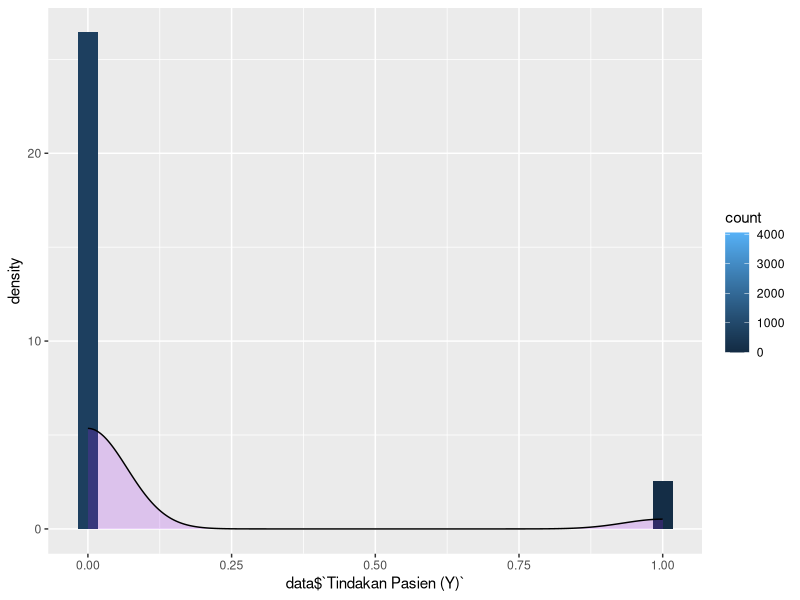
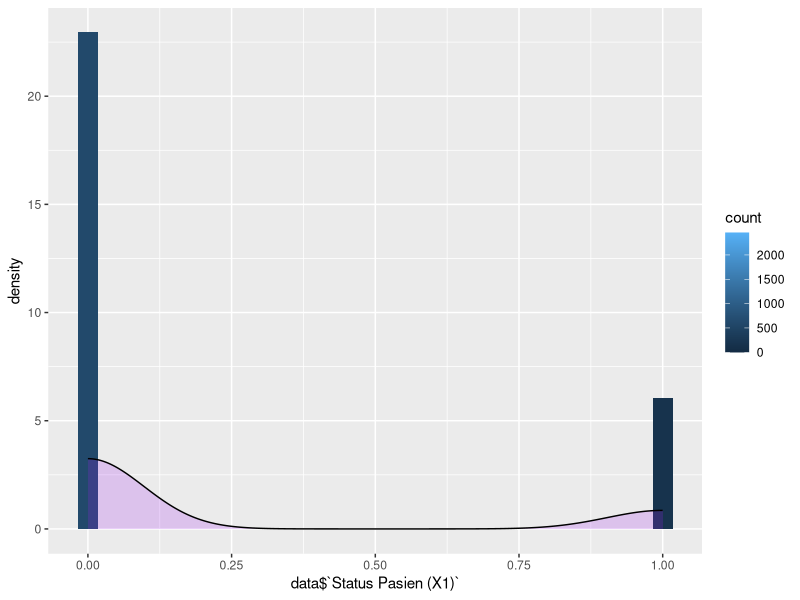
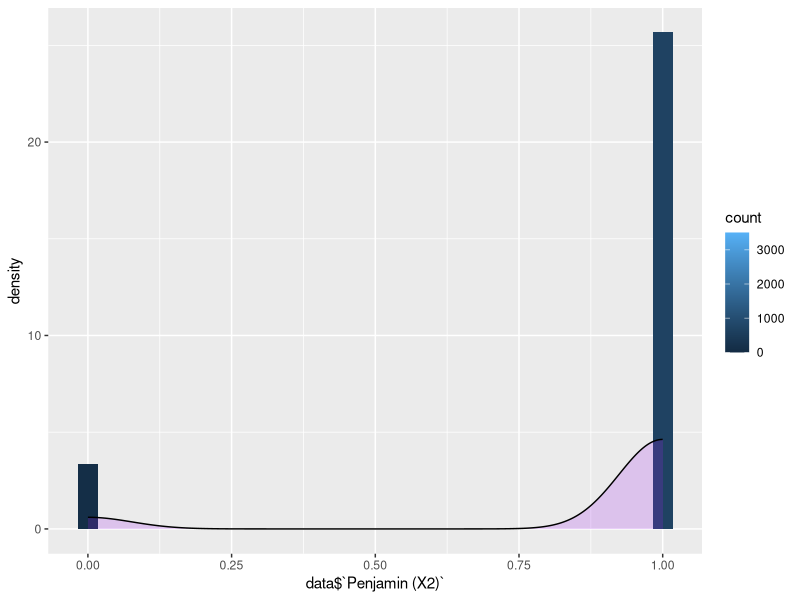
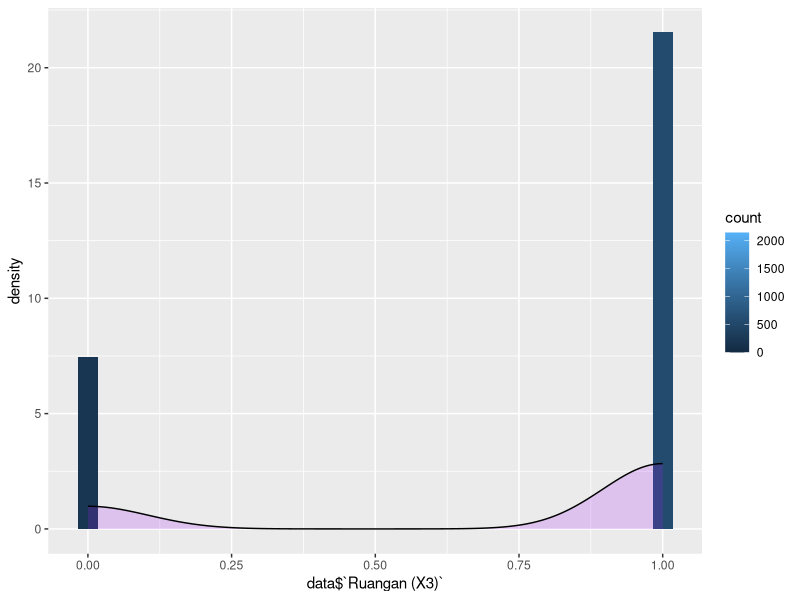
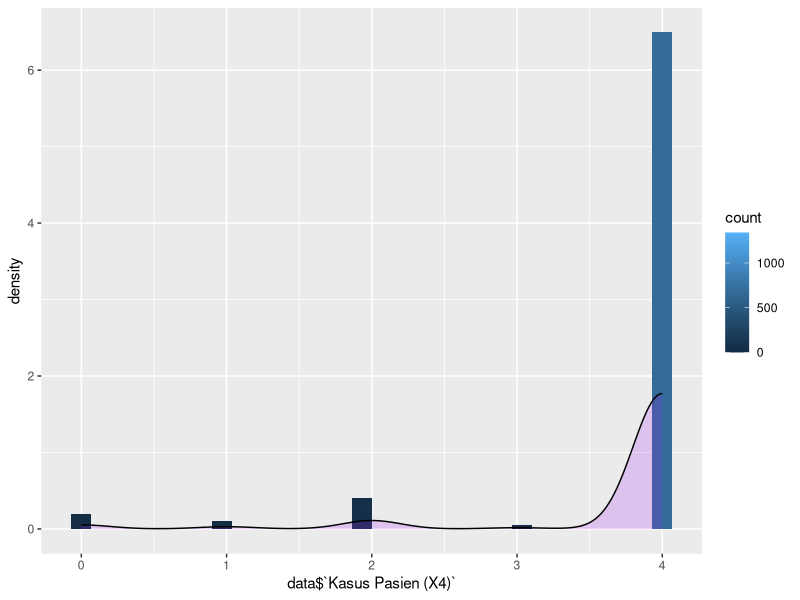
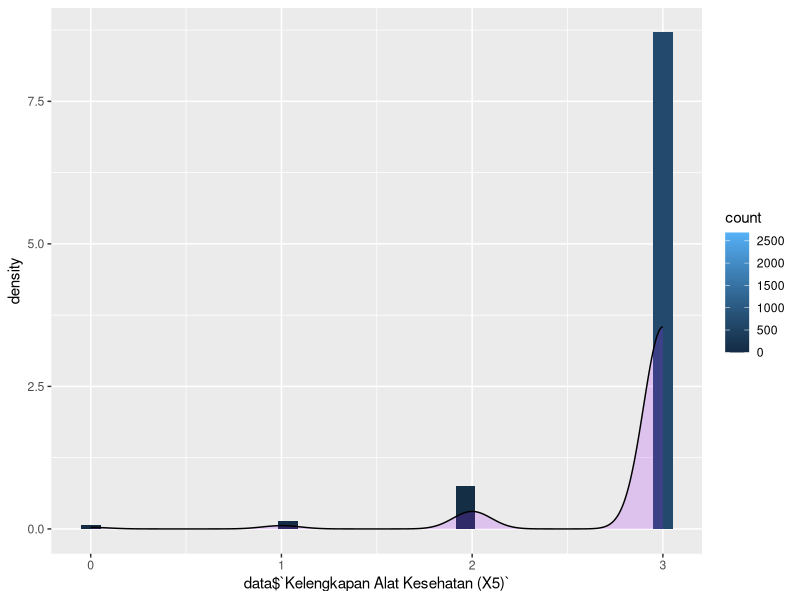
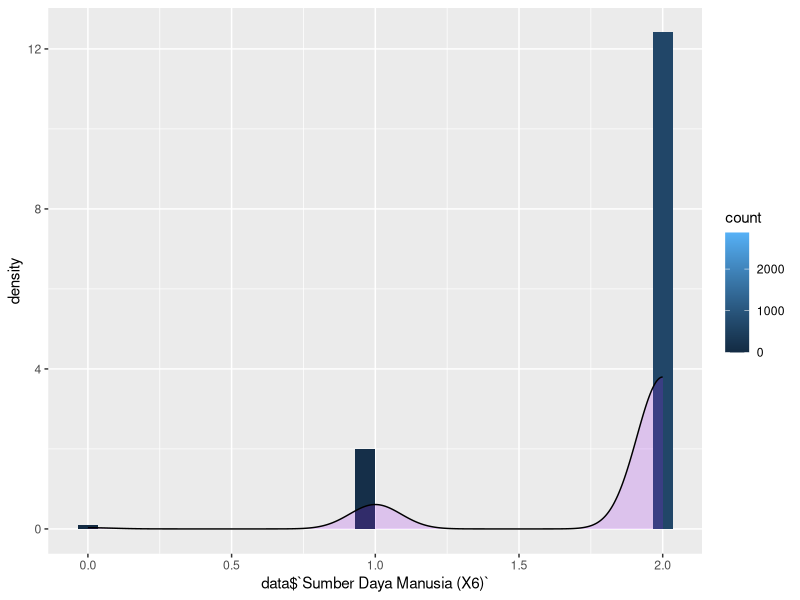
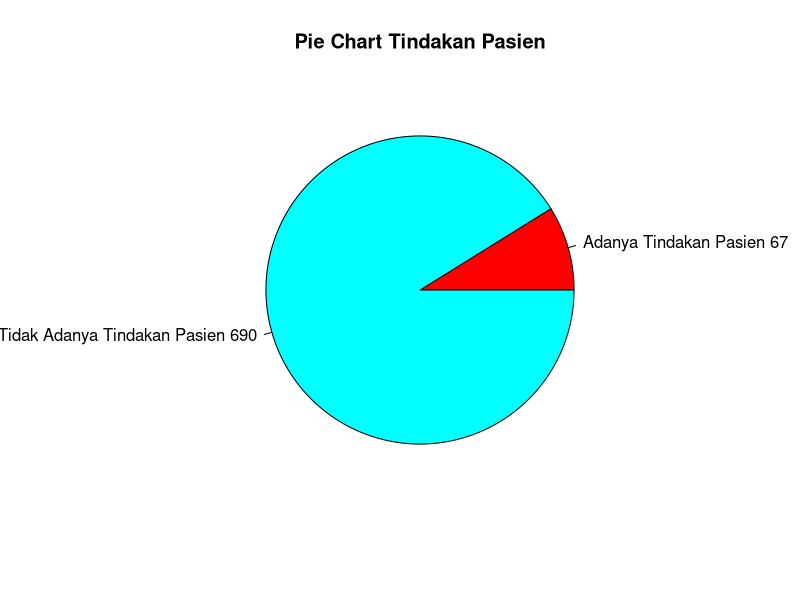

Source code (R) for these figures, in order:
library(ggplot2)
library(readxl)
data <- read_excel("Data tanpa nomor new.xlsx")
head(data)
summary(data)
ggplot(data, aes(data$`Tindakan Pasien (Y)`,fill=..count..)) +
  geom_histogram(aes(y=..density..)) +
  geom_density(alpha=.2, fill="purple")
ggplot(data, aes(data$`Status Pasien (X1)`,fill=..count..)) +
  geom_histogram(aes(y=..density..)) +
  geom_density(alpha=.2, fill="purple")
ggplot(data, aes(data$`Penjamin (X2)`,fill=..count..)) +
  geom_histogram(aes(y=..density..)) +
  geom_density(alpha=.2, fill="purple")
ggplot(data, aes(data$`Ruangan (X3)`,fill=..count..)) +
  geom_histogram(aes(y=..density..)) +
  geom_density(alpha=.2, fill="purple")
ggplot(data, aes(data$`Kasus Pasien (X4)`,fill=..count..)) +
  geom_histogram(aes(y=..density..)) +
  geom_density(alpha=.2, fill="purple")
ggplot(data, aes(data$`Kelengkapan Alat Kesehatan (X5)`,fill=..count..)) +
  geom_histogram(aes(y=..density..)) +
  geom_density(alpha=.2, fill="purple")
ggplot(data, aes(data$`Sumber Daya Manusia (X6)`,fill=..count..)) +
  geom_histogram(aes(y=..density..)) +
  geom_density(alpha=.2, fill="purple")

YES <- sum(data$`Tindakan Pasien (Y)` == 1)
NO <- sum(data$`Tindakan Pasien (Y)` == 0)
slices <- c(YES,NO)
lbls<- c("Adanya Tindakan Pasien","Tidak Adanya Tindakan Pasien")
lbls <- paste(lbls, slices)
lbls <- paste(lbls)
par(mfrow=c(1,1))
pie(slices,labels = lbls, col=rainbow(length(lbls)),
    main="Pie Chart Tindakan Pasien")

cor(data, method="spearman")

plot(data, col=data$`Tindakan Pasien (Y)`)

logit1 <- glm(`Tindakan Pasien (Y)`~., data = data, family = binomial(link="logit"))
summary(logit1)

logit2 <- glm(`Tindakan Pasien (Y)`~`Status Pasien (X1)`+`Ruangan (X3)`+`Kasus Pasien (X4)`+`Kelengkapan Alat Kesehatan (X5)`+`Sumber Daya Manusia (X6)`, data = data, family = binomial(link="logit"))
summary(logit2)

logit3 <- glm(`Tindakan Pasien (Y)`~`Status Pasien (X1)`+`Ruangan (X3)`+`Kasus Pasien (X4)`+`Kelengkapan Alat Kesehatan (X5)`, data = data, family = binomial(link="logit"))
summary(logit3)

logit4 <- glm(`Tindakan Pasien (Y)`~`Status Pasien (X1)`+`Kasus Pasien (X4)`+`Kelengkapan Alat Kesehatan (X5)`, data = data, family = binomial(link="logit"))
summary(logit4)

model <- c("Model 1","Model 2","Model 3","Model 4")
AIC <- c(logit1$aic,logit2$aic,logit3$aic,logit4$aic)
kriteria <- data.frame(model,AIC)
kriteria

logitt <- glm(`Tindakan Pasien (Y)`~1, data=data, family =binomial(link="logit"))
1-as.vector(logLik(logit4)/logLik(logitt))

table(true=data$`Tindakan Pasien (Y)`,pred=round(fitted(logit4)))
